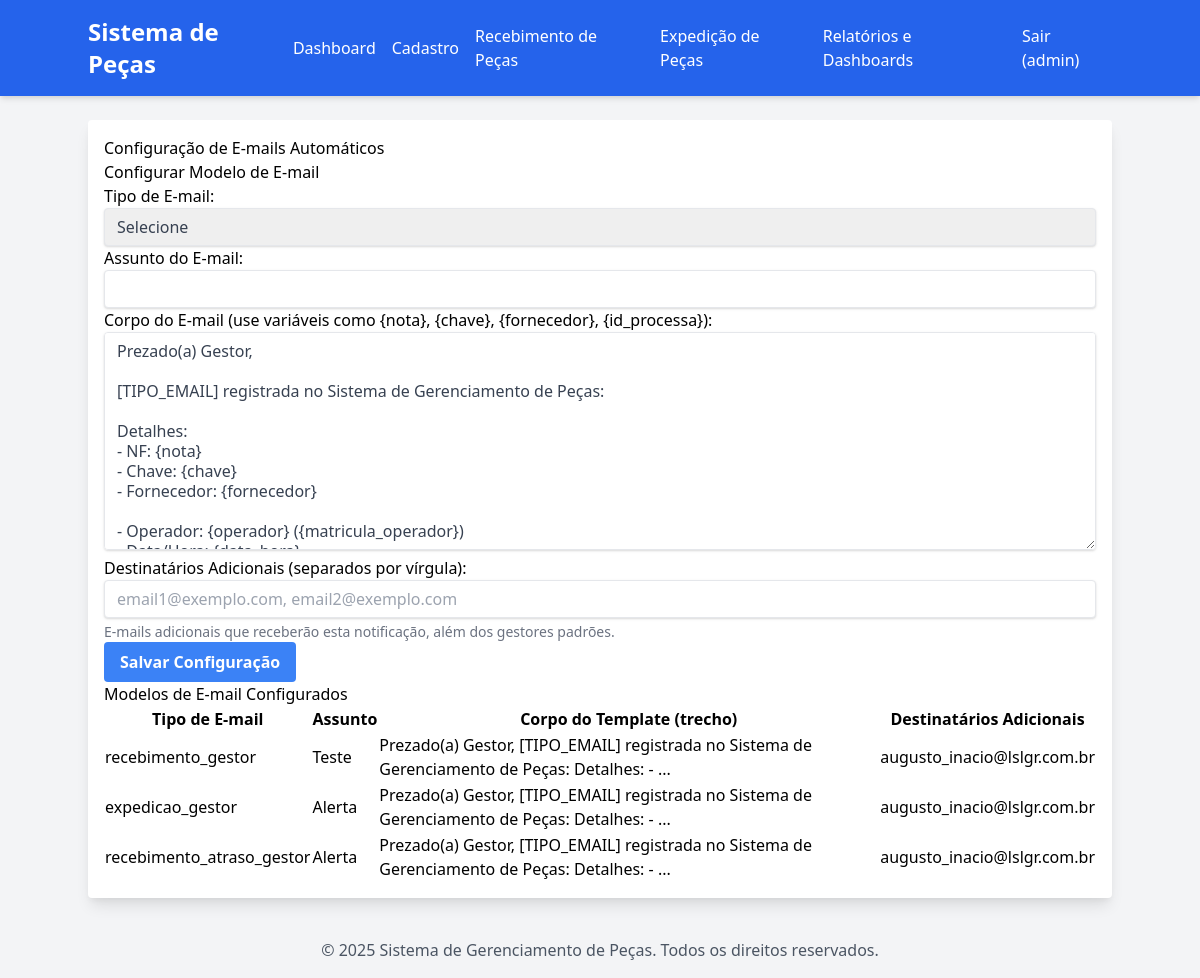
/cadastro/emails (signed in), run on the app's committed database.
### modules/auth/models.py (models this page shows, shortened)
class User(db.Model, UserMixin):
    __tablename__ = 'Usuarios' # Define o nome da tabela no BD
    id = db.Column(db.Integer, primary_key=True)
    nome_completo = db.Column(db.String(255), nullable=False)
    matricula = db.Column(db.String(50), unique=True, nullable=False)
    turno = db.Column(db.String(20), nullable=False)
    numero_cracha = db.Column(db.String(50))
    tipo_usuario = db.Column(db.Enum('Gestor', 'LSL', 'DLI', 'PQM'), nullable=False)
    data_cadastro = db.Column(db.DateTime, default=db.func.current_timestamp())
    email = db.Column(db.String(255), unique=True, nullable=False)
    senha_hash = db.Column(db.String(255), nullable=False)

### modules/core/models.py (models this page shows, shortened)
class ConfiguracaoEmail(db.Model):
    __tablename__ = 'ConfiguracoesEmails'
    id = db.Column(db.Integer, primary_key=True)
    tipo_email = db.Column(db.String(50), unique=True, nullable=False)
    assunto = db.Column(db.String(255), nullable=False)
    corpo_template = db.Column(db.Text, nullable=False)
    destinatarios_adicionais = db.Column(db.Text, nullable=True) # <<< NOVA COLUNA: Lista de e-mails separados por vírgula

### modules/cadastro/routes.py (the view, shortened to what this page needs)
@cadastro.route('/cadastro/emails', methods=['GET', 'POST'])
@login_required
def configuracao_emails():
    if not has_permission(current_user, ['Gestor', 'LSL']):
        flash('Você não tem permissão para acessar esta página.', 'danger')
        return redirect(url_for('home'))
    configs = ConfiguracaoEmail.query.all()
    return render_template('cadastro/configuracao_emails.html', configs=configs)

### modules/auth/models.py (called while the page is built)
@login_manager.user_loader
def load_user(user_id):
    return User.query.get(int(user_id))

### modules/cadastro/routes.py (called while the page is built)
def has_permission(user, allowed_roles):
    return user.is_authenticated and user.tipo_usuario in allowed_roles

### templates/cadastro/configuracao_emails.html (shortened to what this page needs)
{% extends 'base.html' %}
{% block content %}
<div class="page-header">
    <h1>Configuração de E-mails Automáticos</h1>
</div>
<div class="section">
    <h2>Configurar Modelo de E-mail</h2>
    <form method="POST">
        <label for="tipo_email">Tipo de E-mail:</label>
        <select id="tipo_email" name="tipo_email" class="shadow appearance-none border rounded w-full py-2 px-3 text-gray-700 leading-tight focus:outline-none focus:shadow-outline" required>
            <option value="">Selecione</option>
        </select>
        <label for="assunto">Assunto do E-mail:</label>
        <input type="text" id="assunto" name="assunto" class="shadow appearance-none border rounded w-full py-2 px-3 text-gray-700 leading-tight focus:outline-none focus:shadow-outline" required>
        <label for="corpo_template">Corpo do E-mail (use variáveis como {nota}, {chave}, {fornecedor}, {id_processa}):</label>
        <textarea id="corpo_template" name="corpo_template" rows="10" class="shadow appearance-none border rounded w-full py-2 px-3 text-gray-700 leading-tight focus:outline-none focus:shadow-outline" required>
Prezado(a) Gestor,
[TIPO_EMAIL] registrada no Sistema de Gerenciamento de Peças:
Detalhes:
- NF: {nota}
- Chave: {chave}
- Fornecedor: {fornecedor}
- Operador: {operador} ({matricula_operador})
- Data/Hora: {data_hora}
Att.,
Sistema de Gerenciamento de Peças
        </textarea>
        <label for="destinatarios_adicionais">Destinatários Adicionais (separados por vírgula):</label>
        <input type="text" id="destinatarios_adicionais" name="destinatarios_adicionais" class="shadow appearance-none border rounded w-full py-2 px-3 text-gray-700 leading-tight focus:outline-none focus:shadow-outline" placeholder="email1@exemplo.com, email2@exemplo.com">
        <p class="text-sm text-gray-500 mt-1">E-mails adicionais que receberão esta notificação, além dos gestores padrões.</p>
        <button type="submit" class="bg-blue-500 hover:bg-blue-700 text-white font-bold py-2 px-4 rounded focus:outline-none focus:shadow-outline">Salvar Configuração</button>
    </form>
</div>
<div class="section email-config-list">
    <h2>Modelos de E-mail Configurados</h2>
    <table>
        <thead>
            <tr>
                <th>Tipo de E-mail</th>
                <th>Assunto</th>
                <th>Corpo do Template (trecho)</th>
                <th>Destinatários Adicionais</th>
            </tr>
        </thead>
        <tbody>
            {% for config in configs %}
            <tr>
                <td>{{ config.tipo_email }}</td>
                <td>{{ config.assunto }}</td>
                <td>{{ config.corpo_template[:100] }}...</td>
                <td>{{ config.destinatarios_adicionais or 'Nenhum' }}</td>
            </tr>
            {% else %}
            <tr>
                <td colspan="4">Nenhuma configuração de e-mail cadastrada ainda.</td>
            </tr>
            {% endfor %}
        </tbody>
    </table>
</div>
{% endblock %}

### templates/base.html (shortened to what this page needs)
<!DOCTYPE html>
<html lang="pt-BR">
<head>
    <link rel="stylesheet" href="{{ url_for('static', filename='css/style.css') }}">
    <link href="https://cdnjs.cloudflare.com/ajax/libs/tailwindcss/2.2.19/tailwind.min.css" rel="stylesheet">
</head>
<body class="bg-gray-100 font-sans leading-normal tracking-normal">
    <header class="bg-blue-600 text-white p-4 shadow-md">
        <div class="container mx-auto flex justify-between items-center">
            <h1 class="text-2xl font-bold">
                <a href="{{ url_for('home') }}" class="text-white no-underline">Sistema de Peças</a>
            </h1>
            <nav>
                <ul class="flex space-x-4 items-center">
                    {% if current_user.is_authenticated %}
                        <li><a href="{{ url_for('home') }}" class="hover:underline">Dashboard</a></li>
                        {% if current_user.tipo_usuario in ['Gestor', 'LSL'] %}
                        <li class="relative group">
                            <a href="#" class="hover:underline">Cadastro</a>
                        </li>
                        {% endif %}
                        <li><a href="{{ url_for('recebimento.recebimento_pecas') }}" class="hover:underline">Recebimento de Peças</a></li>
                        <li><a href="{{ url_for('expedicao.expedicao_pecas') }}" class="hover:underline">Expedição de Peças</a></li>
                        <li><a href="{{ url_for('relatorios.relatorios_geral') }}" class="hover:underline">Relatórios e Dashboards</a></li>
                        <li><a href="{{ url_for('auth.logout') }}" class="hover:underline">Sair ({{ current_user.matricula }})</a></li>
                    {% endif %}
                </ul>
            </nav>
        </div>
    </header>
    <main class="container mx-auto mt-6 p-4 bg-white rounded shadow-lg">
        {% block content %}{% endblock %}
    </main>
    <footer class="text-center p-4 mt-6 text-gray-600">
        &copy; {{ current_year }} Sistema de Gerenciamento de Peças. Todos os direitos reservados.
    </footer>
</body>
</html>

### data on the page
User: matricula "admin"
ConfiguracaoEmail: tipo_email "recebimento_gestor", assunto "Teste", corpo_template "Prezado(a) Gestor, [TIPO_EMAIL] registrada no Sistema de Gerenciamento de Peças: Detalhes: -", destinatarios_adicionais "augusto_inacio@lslgr.com.br"
ConfiguracaoEmail: tipo_email "expedicao_gestor", assunto "Alerta", corpo_template "Prezado(a) Gestor, [TIPO_EMAIL] registrada no Sistema de Gerenciamento de Peças: Detalhes: -", destinatarios_adicionais "augusto_inacio@lslgr.com.br"
ConfiguracaoEmail: tipo_email "recebimento_atraso_gestor", assunto "Alerta", corpo_template "Prezado(a) Gestor, [TIPO_EMAIL] registrada no Sistema de Gerenciamento de Peças: Detalhes: -", destinatarios_adicionais "augusto_inacio@lslgr.com.br"
